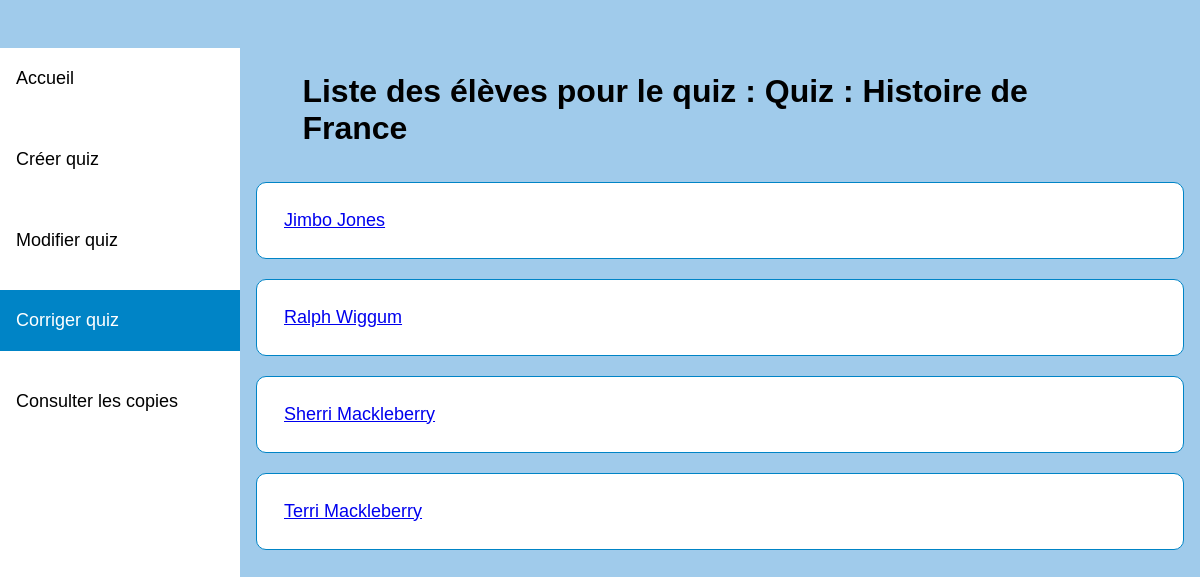
Page /corriger_eleve_liste.php?id_quiz=7 on the committed database.
### tables this page shows
CREATE TABLE `quiz` (
  `id_quiz` int(11) NOT NULL,
  `id_promo` int(11) NOT NULL,
  `nom` varchar(255) NOT NULL,
  `id_formateur` int(11) NOT NULL,
  `start_time` datetime DEFAULT NULL,
  `end_time` datetime DEFAULT NULL
);

CREATE TABLE `utilisateurs` (
  `id_user` int(11) NOT NULL,
  `id_promo` int(11) NOT NULL,
  `pseudo` varchar(100) NOT NULL,
  `password` text NOT NULL,
  `role` varchar(30) NOT NULL
);

### corriger_eleve_liste.php (the view, shortened to what this page needs)
<html>
 <head>
 <link rel="stylesheet" href="accueil.css" media="screen" type="text/css" />
</head>
 <body>
<ul>
  <li><a href="formateur.php">Accueil</a></li>
  <li><a href="creerquizz.php">Créer quiz</a></li>
  <li><a href="modif_quiz_liste.php">Modifier quiz</a></li>
  <li><a class="active" href="corriger_quiz_liste.php">Corriger quiz</a></li>
  <li><a href="consult_quiz_liste_prof.php">Consulter les copies</a></li>
</ul>
<?php
require_once('connexion.php');
$id_quiz = $_GET['id_quiz'];
$requete_quiz = $bdd->prepare("SELECT nom FROM quiz WHERE id_quiz = ?");
$requete_quiz->execute(array($id_quiz));
$quiz = $requete_quiz->fetch();
echo "<div id='container'>";
echo "<div id='content'>";
echo "<h1>Liste des élèves pour le quiz : ".$quiz['nom']."</h1>";
$requete_eleves = $bdd->prepare("SELECT id_user, pseudo FROM utilisateurs WHERE id_promo = (SELECT id_promo FROM quiz WHERE id_quiz = ?)");
$requete_eleves->execute(array($id_quiz));
while ($eleve = $requete_eleves->fetch()) {
    echo "<div id='liste'><a href='corriger_copie.php?id_quiz=".$id_quiz."&id_user=".$eleve['id_user']."'>".$eleve['pseudo']."</a></div>";
}
echo "</div>";
echo "</div>";
?>
</body>
</html>

### accueil.css (style rules this page uses)
body { background: #a0cbeb; margin: 0; font-family: 'Gill Sans', 'Gill Sans MT', Calibri, 'Trebuchet MS', sans-serif; }
ul { list-style-type: none; margin: 0; padding: 0; width: 20%; background-color: white; position: fixed; height: 100%; overflow: auto; font-size: large; }
li a { display: block; color: #000; margin-bottom: 1.1em; padding: 20px 16px 20px; text-decoration: none; }
li a.active { background-color: #0084c6; color: white; }
#container { margin-top: 3em; margin-left: 20%; padding:1px 16px; height:1000px; }
#content { margin-top: 1.5em; }
#container h1 { width: 90%; margin: 0 auto; padding-bottom: 1.1em; }
#liste { background-color: white; border: 1px solid #0084c6; border-radius: 10px; font-size: large; padding: 1.5em; margin-bottom: 1.1em; }

### rows in the picture
quiz: nom "Quiz : Histoire de France"
utilisateurs: pseudo "Jimbo Jones"
utilisateurs: pseudo "Ralph Wiggum"
utilisateurs: pseudo "Sherri Mackleberry"
utilisateurs: pseudo "Terri Mackleberry"
